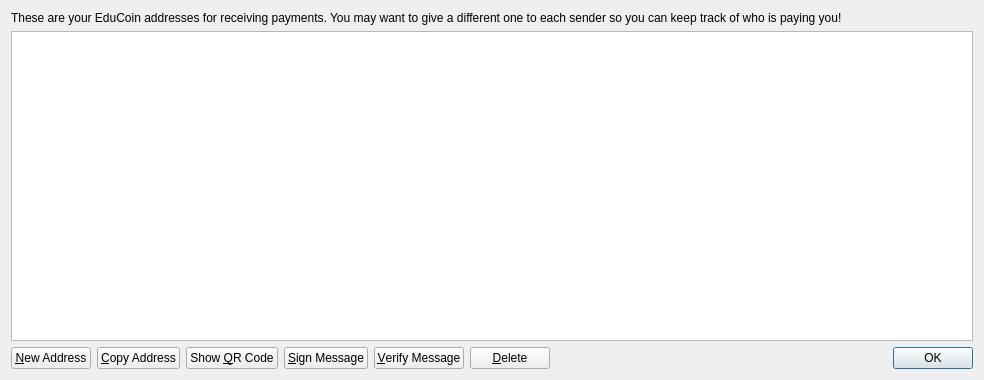
<?xml version="1.0" encoding="UTF-8"?>
<ui version="4.0">
 <class>AddressBookPage</class>
 <widget class="QWidget" name="AddressBookPage">
  <property name="geometry">
   <rect>
    <x>0</x>
    <y>0</y>
    <width>984</width>
    <height>380</height>
   </rect>
  </property>
  <property name="windowTitle">
   <string>Address Book</string>
  </property>
  <layout class="QVBoxLayout" name="verticalLayout">
   <item>
    <widget class="QLabel" name="labelExplanation">
     <property name="text">
      <string>These are your EduCoin addresses for receiving payments. You may want to give a different one to each sender so you can keep track of who is paying you!</string>
     </property>
     <property name="textFormat">
      <enum>Qt::PlainText</enum>
     </property>
     <property name="wordWrap">
      <bool>true</bool>
     </property>
    </widget>
   </item>
   <item>
    <widget class="QTableView" name="tableView">
     <property name="contextMenuPolicy">
      <enum>Qt::CustomContextMenu</enum>
     </property>
     <property name="toolTip">
      <string>Double-click to edit address or label</string>
     </property>
     <property name="tabKeyNavigation">
      <bool>false</bool>
     </property>
     <property name="alternatingRowColors">
      <bool>true</bool>
     </property>
     <property name="selectionMode">
      <enum>QAbstractItemView::SingleSelection</enum>
     </property>
     <property name="selectionBehavior">
      <enum>QAbstractItemView::SelectRows</enum>
     </property>
     <property name="sortingEnabled">
      <bool>true</bool>
     </property>
     <attribute name="verticalHeaderVisible">
      <bool>false</bool>
     </attribute>
    </widget>
   </item>
   <item>
    <layout class="QHBoxLayout" name="horizontalLayout">
     <item>
      <widget class="QPushButton" name="newAddressButton">
       <property name="toolTip">
        <string>Create a new address</string>
       </property>
       <property name="text">
        <string>&amp;New Address</string>
       </property>
      </widget>
     </item>
     <item>
      <widget class="QPushButton" name="copyToClipboard">
       <property name="toolTip">
        <string>Copy the currently selected address to the system clipboard</string>
       </property>
       <property name="text">
        <string>&amp;Copy Address</string>
       </property>
      </widget>
     </item>
     <item>
      <widget class="QPushButton" name="showQRCode">
       <property name="text">
        <string>Show &amp;QR Code</string>
       </property>
      </widget>
     </item>
     <item>
      <widget class="QPushButton" name="signMessage">
       <property name="toolTip">
        <string>Sign a message to prove you own a EduCoin address</string>
       </property>
       <property name="text">
        <string>&amp;Sign Message</string>
       </property>
      </widget>
     </item>
     <item>
      <widget class="QPushButton" name="verifyMessage">
       <property name="toolTip">
        <string>Verify a message to ensure it was signed with a specified EduCoin address</string>
       </property>
       <property name="text">
        <string>&amp;Verify Message</string>
       </property>
      </widget>
     </item>
     <item>
      <widget class="QPushButton" name="deleteButton">
       <property name="toolTip">
        <string>Delete the currently selected address from the list. Only sending addresses can be deleted.</string>
       </property>
       <property name="text">
        <string>&amp;Delete</string>
       </property>
      </widget>
     </item>
     <item>
      <spacer name="horizontalSpacer">
       <property name="orientation">
        <enum>Qt::Horizontal</enum>
       </property>
       <property name="sizeHint" stdset="0">
        <size>
         <width>40</width>
         <height>20</height>
        </size>
       </property>
      </spacer>
     </item>
     <item>
      <widget class="QDialogButtonBox" name="buttonBox">
       <property name="sizePolicy">
        <sizepolicy hsizetype="Maximum" vsizetype="Fixed">
         <horstretch>0</horstretch>
         <verstretch>0</verstretch>
        </sizepolicy>
       </property>
       <property name="standardButtons">
        <set>QDialogButtonBox::Ok</set>
       </property>
      </widget>
     </item>
    </layout>
   </item>
  </layout>
 </widget>
 <resources>
  <include location="../bitcoin.qrc"/>
 </resources>
 <connections/>
</ui>
